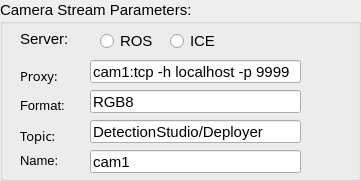
                    <widget class="QGroupBox" name="deployer_param_groupBox">
                        <property name="enabled">
                            <bool>true</bool>
                        </property>
                        <property name="geometry">
                            <rect>
                                <x>20</x>
                                <y>120</y>
                                <width>361</width>
                                <height>181</height>
                            </rect>
                        </property>
                        <property name="font">
                            <font>
                                <family>Ubuntu</family>
                                <pointsize>11</pointsize>
                                <weight>50</weight>
                                <bold>false</bold>
                                <underline>false</underline>
                                <strikeout>false</strikeout>
                                <kerning>false</kerning>
                            </font>
                        </property>
                        <property name="whatsThis">
                            <string extracomment="Camera Parametrs specific to Streams only"/>
                        </property>
                        <property name="title">
                            <string>Camera Stream Parameters:</string>
                        </property>
                        <widget class="QLabel" name="label21">
                            <property name="geometry">
                                <rect>
                                    <x>20</x>
                                    <y>60</y>
                                    <width>61</width>
                                    <height>31</height>
                                </rect>
                            </property>
                            <property name="font">
                                <font>
                                    <family>Saab</family>
                                    <pointsize>10</pointsize>
                                    <underline>false</underline>
                                    <strikeout>false</strikeout>
                                    <kerning>true</kerning>
                                </font>
                            </property>
                            <property name="text">
                                <string>Proxy:</string>
                            </property>
                        </widget>
                        <widget class="QLineEdit" name="lineEdit_deployer_proxy">
                            <property name="geometry">
                                <rect>
                                    <x>90</x>
                                    <y>60</y>
                                    <width>211</width>
                                    <height>23</height>
                                </rect>
                            </property>
                            <property name="font">
                                <font>
                                    <pointsize>11</pointsize>
                                    <weight>50</weight>
                                    <italic>false</italic>
                                    <bold>false</bold>
                                </font>
                            </property>
                            <property name="text">
                                <string>cam1:tcp -h localhost -p 9999</string>
                            </property>
                        </widget>
                        <widget class="QLineEdit" name="lineEdit_deployer_format">
                            <property name="geometry">
                                <rect>
                                    <x>90</x>
                                    <y>90</y>
                                    <width>211</width>
                                    <height>23</height>
                                </rect>
                            </property>
                            <property name="text">
                                <string>RGB8</string>
                            </property>
                        </widget>
                        <widget class="QLineEdit" name="lineEdit_deployer_topic">
                            <property name="geometry">
                                <rect>
                                    <x>90</x>
                                    <y>120</y>
                                    <width>211</width>
                                    <height>23</height>
                                </rect>
                            </property>
                            <property name="text">
                                <string>DetectionStudio/Deployer</string>
                            </property>
                        </widget>
                        <widget class="QLineEdit" name="lineEdit_deployer_name">
                            <property name="geometry">
                                <rect>
                                    <x>90</x>
                                    <y>150</y>
                                    <width>211</width>
                                    <height>23</height>
                                </rect>
                            </property>
                            <property name="text">
                                <string>cam1</string>
                            </property>
                        </widget>
                        <widget class="QLabel" name="label_2">
                            <property name="enabled">
                                <bool>true</bool>
                            </property>
                            <property name="geometry">
                                <rect>
                                    <x>20</x>
                                    <y>90</y>
                                    <width>71</width>
                                    <height>31</height>
                                </rect>
                            </property>
                            <property name="font">
                                <font>
                                    <pointsize>10</pointsize>
                                </font>
                            </property>
                            <property name="text">
                                <string>Format:</string>
                            </property>
                        </widget>
                        <widget class="QLabel" name="label_3">
                            <property name="geometry">
                                <rect>
                                    <x>20</x>
                                    <y>120</y>
                                    <width>61</width>
                                    <height>31</height>
                                </rect>
                            </property>
                            <property name="font">
                                <font>
                                    <family>Saab</family>
                                    <pointsize>10</pointsize>
                                    <underline>false</underline>
                                    <strikeout>false</strikeout>
                                    <kerning>true</kerning>
                                </font>
                            </property>
                            <property name="text">
                                <string>Topic:</string>
                            </property>
                        </widget>
                        <widget class="QLabel" name="label_4">
                            <property name="geometry">
                                <rect>
                                    <x>20</x>
                                    <y>150</y>
                                    <width>61</width>
                                    <height>21</height>
                                </rect>
                            </property>
                            <property name="font">
                                <font>
                                    <family>Ubuntu</family>
                                    <pointsize>10</pointsize>
                                    <underline>false</underline>
                                    <strikeout>false</strikeout>
                                    <kerning>true</kerning>
                                </font>
                            </property>
                            <property name="text">
                                <string>Name:</string>
                            </property>
                        </widget>
                        <widget class="QRadioButton" name="radioButton_deployer_ros">
                            <property name="geometry">
                                <rect>
                                    <x>100</x>
                                    <y>30</y>
                                    <width>61</width>
                                    <height>22</height>
                                </rect>
                            </property>
                            <property name="text">
                                <string>ROS</string>
                            </property>
                        </widget>
                        <widget class="QRadioButton" name="radioButton_deployer_ice">
                            <property name="geometry">
                                <rect>
                                    <x>170</x>
                                    <y>30</y>
                                    <width>117</width>
                                    <height>22</height>
                                </rect>
                            </property>
                            <property name="text">
                                <string>ICE</string>
                            </property>
                        </widget>
                        <widget class="QLabel" name="label_51">
                            <property name="geometry">
                                <rect>
                                    <x>20</x>
                                    <y>30</y>
                                    <width>68</width>
                                    <height>17</height>
                                </rect>
                            </property>
                            <property name="text">
                                <string>Server:</string>
                            </property>
                        </widget>
                    </widget>
